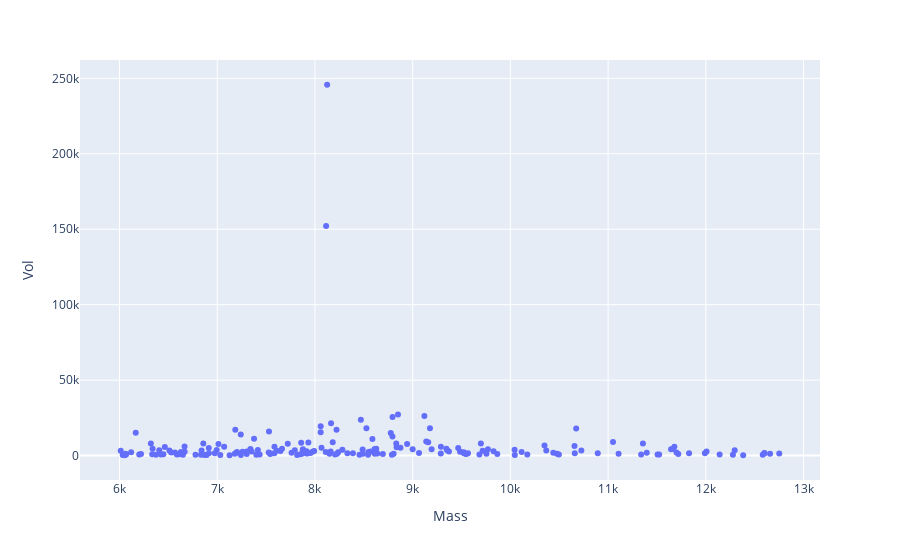

Write notebook code for a chart like this one.
### Code cell
plotly_zone(df_mock_noad[(df_mock_noad.Mass>6000)&(df_mock_noad.Mass<13000)], y='Vol')
plotly_zone(df_rsv_noad[(df_rsv_noad.Mass>6000)&(df_rsv_noad.Mass<13000)], y='Vol')

### Figure 1 — Plotly figure (JSON) as saved in the notebook; plotly's stock layout.template omitted (floating-point values rounded to 4 significant figures; data arrays with more than 128 entries replaced by an {"elided": "..."} marker saying what was removed)
{"data": [{"hovertemplate": "Mass=%{x}<br>Vol=%{y}<extra></extra>", "legendgroup": "", "marker": {"color": "#636efa", "symbol": "circle"}, "mode": "markers", "name": "", "orientation": "v", "showlegend": false, "type": "scatter", "x": {"elided": "188 float values"}, "xaxis": "x", "y": {"elided": "188 float values"}, "yaxis": "y"}], "layout": {"legend": {"tracegroupgap": 0}, "margin": {"t": 60}, "xaxis": {"anchor": "y", "domain": [0, 1], "title": {"text": "Mass"}}, "yaxis": {"anchor": "x", "domain": [0, 1], "title": {"text": "Vol"}}}}
